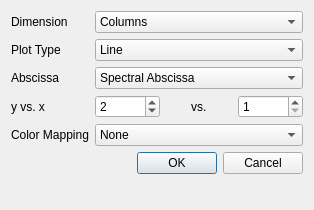
<?xml version="1.0" encoding="UTF-8"?>
<ui version="4.0">
 <class>PlotMakerDialog</class>
 <widget class="QDialog" name="PlotMakerDialog">
  <property name="geometry">
   <rect>
    <x>0</x>
    <y>0</y>
    <width>314</width>
    <height>210</height>
   </rect>
  </property>
  <property name="windowTitle">
   <string>Create Plot from Analysis</string>
  </property>
  <layout class="QFormLayout" name="formLayout">
   <item row="0" column="0">
    <widget class="QLabel" name="dimensionLabel">
     <property name="text">
      <string>Dimension</string>
     </property>
    </widget>
   </item>
   <item row="2" column="0">
    <widget class="QLabel" name="abscissaLabel">
     <property name="text">
      <string>Abscissa</string>
     </property>
    </widget>
   </item>
   <item row="2" column="1">
    <widget class="QComboBox" name="variablesComboBox">
     <item>
      <property name="text">
       <string>Spectral Abscissa</string>
      </property>
     </item>
     <item>
      <property name="text">
       <string>Column</string>
      </property>
     </item>
    </widget>
   </item>
   <item row="3" column="0">
    <widget class="QLabel" name="xyComboBox">
     <property name="text">
      <string>y vs. x</string>
     </property>
    </widget>
   </item>
   <item row="3" column="1">
    <layout class="QHBoxLayout" name="xyLayout">
     <item>
      <widget class="QSpinBox" name="ySpinBox">
       <property name="minimum">
        <number>1</number>
       </property>
       <property name="value">
        <number>2</number>
       </property>
      </widget>
     </item>
     <item alignment="Qt::AlignHCenter">
      <widget class="QLabel" name="vsLabel">
       <property name="text">
        <string>vs.</string>
       </property>
      </widget>
     </item>
     <item>
      <widget class="QSpinBox" name="xSpinBox">
       <property name="minimum">
        <number>1</number>
       </property>
      </widget>
     </item>
    </layout>
   </item>
   <item row="4" column="0">
    <widget class="QLabel" name="mappingLabel">
     <property name="text">
      <string>Color Mapping</string>
     </property>
    </widget>
   </item>
   <item row="4" column="1">
    <widget class="QComboBox" name="mappingComboBox">
     <item>
      <property name="text">
       <string>None</string>
      </property>
     </item>
    </widget>
   </item>
   <item row="5" column="1">
    <widget class="QDialogButtonBox" name="buttonBox">
     <property name="orientation">
      <enum>Qt::Horizontal</enum>
     </property>
     <property name="standardButtons">
      <set>QDialogButtonBox::Cancel|QDialogButtonBox::Ok</set>
     </property>
    </widget>
   </item>
   <item row="0" column="1">
    <widget class="QComboBox" name="dimensionComboBox">
     <item>
      <property name="text">
       <string>Columns</string>
      </property>
     </item>
     <item>
      <property name="text">
       <string>Rows</string>
      </property>
     </item>
    </widget>
   </item>
   <item row="1" column="1">
    <widget class="QComboBox" name="comboBox">
     <item>
      <property name="text">
       <string>Line</string>
      </property>
     </item>
     <item>
      <property name="text">
       <string>Scatter</string>
      </property>
     </item>
    </widget>
   </item>
   <item row="1" column="0">
    <widget class="QLabel" name="typeComboBox">
     <property name="text">
      <string>Plot Type</string>
     </property>
    </widget>
   </item>
  </layout>
 </widget>
 <resources/>
 <connections>
  <connection>
   <sender>buttonBox</sender>
   <signal>accepted()</signal>
   <receiver>PlotMakerDialog</receiver>
   <slot>accept()</slot>
   <hints>
    <hint type="sourcelabel">
     <x>248</x>
     <y>254</y>
    </hint>
    <hint type="destinationlabel">
     <x>157</x>
     <y>274</y>
    </hint>
   </hints>
  </connection>
  <connection>
   <sender>buttonBox</sender>
   <signal>rejected()</signal>
   <receiver>PlotMakerDialog</receiver>
   <slot>reject()</slot>
   <hints>
    <hint type="sourcelabel">
     <x>316</x>
     <y>260</y>
    </hint>
    <hint type="destinationlabel">
     <x>286</x>
     <y>274</y>
    </hint>
   </hints>
  </connection>
 </connections>
</ui>
